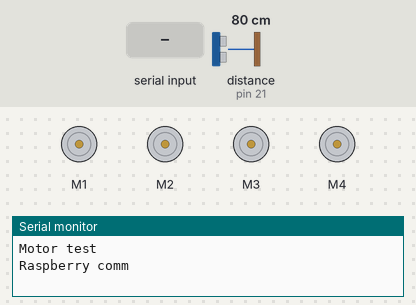
Bench run of a sketch on a simulated Arduino Mega 2560, built with avr-gcc and run on an emulated ATmega2560. On the bench: 4 × DC motor (green arrow = forward, orange = backward, longer = faster), the last lines printed to the serial monitor. Inputs (shaded band) come from the test bench; at power-on: distance to the obstacle (sensor on pin 21) 80 cm. The echo pulse lasts 58.3 µs per cm.

Above: at 0.9 s.
1.0 s: "P" received over the second serial link
2.5 s: "w" received over the second serial link
At 4.2 s:
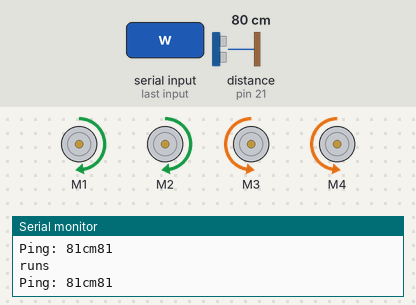
4.5 s: distance to the obstacle (sensor on pin 21) set to 17 cm
7.5 s: distance to the obstacle (sensor on pin 21) set to 14 cm
At 7.9 s:
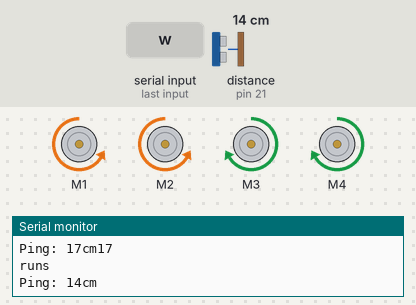
9.5 s: "a" received over the second serial link
At 9.62 s:
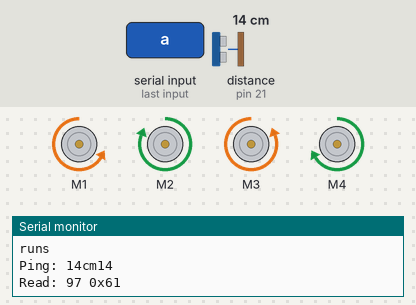
11.2 s: "W" received over the second serial link
At 13.0 s:
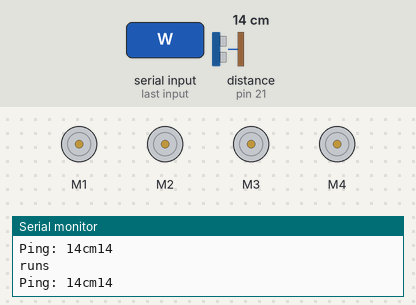
Timing chart, 0 to 13.7 s (numbered marks = the images above; inputs shaded):
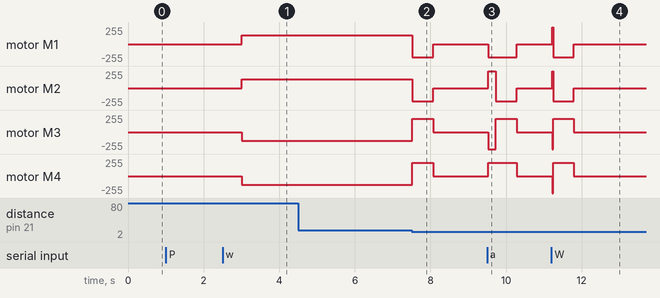

Measured:
- the behaviour switches between 16 and 15 cm on distance to the obstacle (sensor on pin 21) (found by bisection; images 1 and 2)
- after the input at 2.5 s, motor M1, motor M2: stopped → forward 128/255 after 0.51 s; motor M3, motor M4: stopped → backward 128/255 after 0.51 s
- after the input at 7.5 s, motor M1, motor M2: forward 128/255 → backward 200/255 at once, → stopped 0.55 s later; motor M3, motor M4: backward 128/255 → forward 200/255 at once, → stopped 0.55 s later
- after the input at 9.5 s, motor M1: stopped → backward 200/255 at once, → stopped 0.75 s later; motor M2: stopped → forward 255/255 at once, → backward 200/255 0.20 s later, → stopped 0.55 s later
- after the input at 11.2 s, motor M1, motor M2: stopped → backward 200/255 at once, → stopped 0.57 s later; motor M3, motor M4: stopped → forward 200/255 at once, → stopped 0.57 s later

The sketch:

basic_demov1.ino
```cpp
#include <AFMotor.h>
#include <NewPing.h>

#define TRIGGER_PIN 22
#define ECHO_PIN 21
#define MAX_DISTANCE 350

NewPing sensor(TRIGGER_PIN, ECHO_PIN, MAX_DISTANCE);

AF_DCMotor motor1(1);
AF_DCMotor motor2(2);
AF_DCMotor motor3(3);
AF_DCMotor motor4(4);

int stop_flag = 1;

void setup() {
  // put your setup code here, to run once:
  Serial.begin(9600);
  Serial.println("Motor test");
  Serial3.begin(9600);
  Serial.println("Raspberry comm");

  // Control the protocol
   while(!Serial3.available()){}
    while(Serial3.available()){
        int c = Serial3.read();
        if(c == 'P'){
          Serial3.write('O');
          Serial.write(c);
        }
   }


  Serial.println("Set up shake done");

  motor1.setSpeed(50);
  motor2.setSpeed(50);
  motor3.setSpeed(50);
  motor4.setSpeed(50);

  motor1.run(RELEASE);
  motor2.run(RELEASE);
  motor3.run(RELEASE);
  motor4.run(RELEASE);
  delay(2000);
}

//==================Main=====================
void loop() {
    // put your main code here, to run repeatedly:
    int i;
    int dist = 999;

    // control Light
    Serial.println("runs");
    //Heartbeat signal
    Serial3.write('O');
    dist = detect();
    if((dist != 0) && dist <= 15 && (stop_flag != 1))
    {
      go_backward(200);
      delay(550);
      //go_left(2200);
      stopcar();
    }
    Serial.println(dist);

    if (Serial3.available()){
      int intByte = Serial3.read();

      // The DEBUG code
      Serial.print("Read: ");
      Serial.print(intByte);
      Serial.print(" 0x");
      Serial.println(intByte, HEX);

      command(intByte);
    }
}

//=============Command Recv=====================
//==============================================
void command(int cmd)
{
    switch(cmd){
      case 'w':
        go_forward(128);
        break;
      case 'W':
        go_forward(255);
        break;
      case 's':
        go_backward(128);
        break;
      case 'S':
        go_backward(255);
        break;
      case 'a':
        go_left(200);
        break;
      case 'A':
        go_left(3000);
        break;
      case 'd':
        go_right(200);
        break;
       case 'D':
        go_right(3000);
        break;
      case 'x':
        stopcar();
        break;
      case 'u':
        turn_down();
        break;
      default:
        break;
    }
}


//=================Utils Func=======================
void go_forward(int rate)
{
  stop_flag = 0;
  motor1.setSpeed(rate);
  motor2.setSpeed(rate);
  motor3.setSpeed(rate);
  motor4.setSpeed(rate);

  motor1.run(FORWARD);
  motor2.run(FORWARD);
  motor3.run(BACKWARD);
  motor4.run(BACKWARD);
}

void go_backward(int rate)
{

  stop_flag = 0;
  motor1.setSpeed(rate);
  motor2.setSpeed(rate);
  motor3.setSpeed(rate);
  motor4.setSpeed(rate);

  motor1.run(BACKWARD);
  motor2.run(BACKWARD);
  motor3.run(FORWARD);
  motor4.run(FORWARD);
}

void go_right(int rotate_time)
{
  stop_flag = 0;
  // go forward
  motor1.setSpeed(255);
  motor1.run(FORWARD);
  motor2.setSpeed(200);
  motor2.run(BACKWARD);
  //motor2.run(RELEASE);

  motor4.setSpeed(255);
  motor4.run(BACKWARD);
  motor3.setSpeed(200);
  motor3.run(FORWARD);
  //motor3.run(RELEASE);

  delay(rotate_time);
  go_forward(180);
  return;
}

void go_left(int rotate_time)
{
  stop_flag = 0;
  motor1.setSpeed(200);
  //motor1.run(RELEASE);
  motor1.run(BACKWARD);
  motor2.setSpeed(255);
  motor2.run(FORWARD);

  motor4.setSpeed(200);
  //motor4.run(RELEASE);
  motor4.run(FORWARD);
  motor3.setSpeed(255);
  motor3.run(BACKWARD);
  delay(rotate_time);
  go_forward(180);
  return;
}

void turn_down()
{
  stop_flag = 0;
  go_left(2000);
  go_backward(500);
  delay(300);
  go_left(2000);
  go_backward(500);
  delay(200);
  go_left(3000);
  stopcar();
}

void stopcar()
{
  motor1.run(RELEASE);
  motor2.run(RELEASE);
  motor3.run(RELEASE);
  motor4.run(RELEASE);
  stop_flag = 1;
}


int detect()
{
  int dist;
  dist = sensor.ping_cm();
  Serial.print("Ping: ");
  Serial.print(dist);
  Serial.print("cm");
  return dist;
}
```
